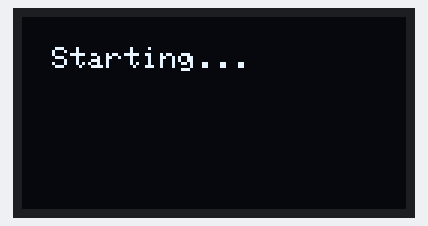
A program run on a simulated Arduino Uno, built with avr-gcc and run on an emulated ATmega328P. On the bench: 128×64 one-colour display. Random numbers use the default seed unless the program sets one; what the program prints to the serial monitor is not drawn.

Above: at 0.1 s.
At 2.1 s:
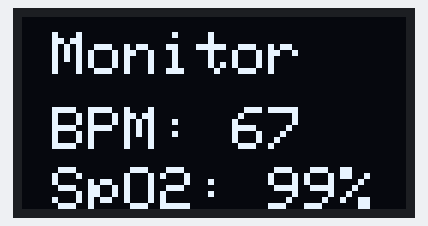
At 11.4 s:
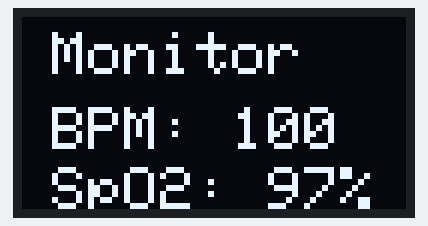
At 19.6 s:
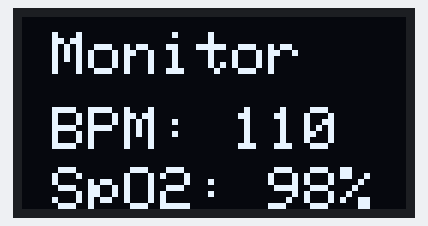
At 28.9 s:
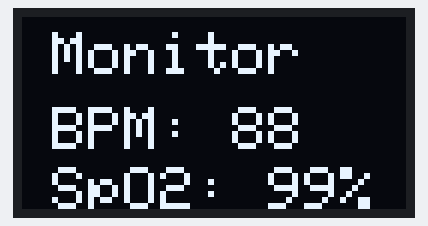
At 38.2 s:
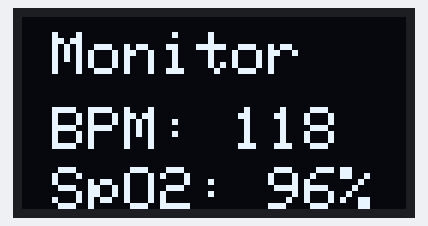

Measured:
- what the display in image 1 shows lasts 1.0 s, from 2.1 s to 3.1 s

The program:

main.cpp
```cpp
#include <Wire.h>
#include <Adafruit_GFX.h>
#include <Adafruit_SSD1306.h>

#define SCREEN_WIDTH 128
#define SCREEN_HEIGHT 64
#define OLED_RESET    -1
Adafruit_SSD1306 display(SCREEN_WIDTH, SCREEN_HEIGHT, &Wire, OLED_RESET);

void setup() {
    Serial.begin(115200);

    if (!display.begin(SSD1306_SWITCHCAPVCC, 0x3C)) {
        Serial.println(F("SSD1306 allocation failed"));
        for (;;);
    }

    display.clearDisplay();
    display.setTextSize(1);
    display.setTextColor(WHITE);
    display.setCursor(10, 10);
    display.println("Starting...");
    display.display();
    delay(2000);
}

void loop() {
    display.clearDisplay();

    int heartRate = random(60, 120);
    int spo2 = random(95, 100);

    display.setTextSize(2);
    display.setTextColor(WHITE);
    display.setCursor(10, 5);
    display.println("Monitor");

    display.setTextSize(2);
    display.setCursor(10, 30);
    display.print("BPM: ");
    display.print(heartRate);

    display.setCursor(10, 50);
    display.print("SpO2: ");
    display.print(spo2);
    display.print("%");

    display.display();  // Ensure display updates

    // Send data to Serial for Python
    Serial.print(heartRate);
    Serial.print(",");
    Serial.println(spo2);

    delay(1000);
}
```
